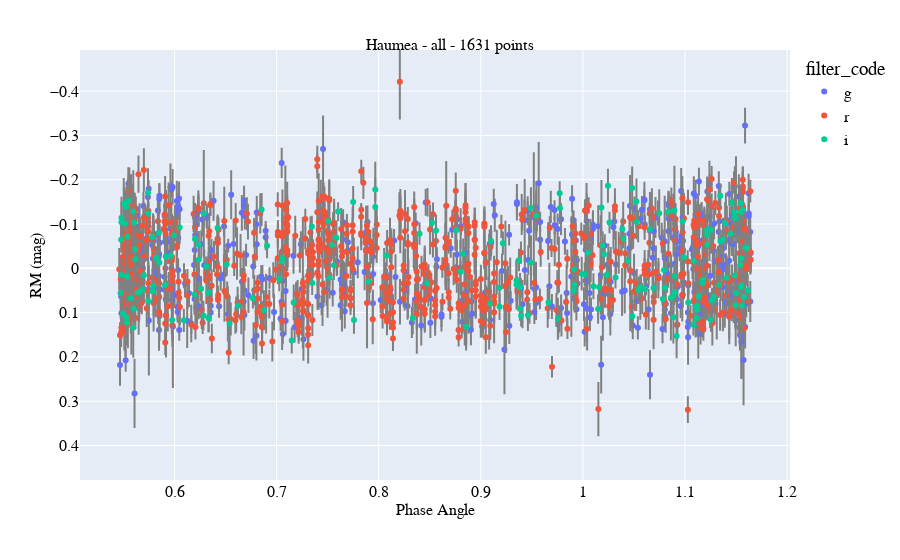

Write notebook code for a chart like this one.
### Code cell
plots.general(x_column='phase_angle',
              y_column='phase_corrected_mag',
              show_yerr=True,
              show_color=True,
              color_column='filter_code',
              table=merged_table,
              save_path=string+'_phase_corrected_all.jpg')

### Figure 1 — Plotly figure (JSON) as saved in the notebook; plotly's stock layout.template omitted (floating-point values rounded to 4 significant figures; data arrays with more than 128 entries replaced by an {"elided": "..."} marker saying what was removed)
{"data": [{"cliponaxis": true, "error_y": {"array": {"elided": "1631 float values"}, "color": "gray", "type": "data", "width": 1}, "hovertemplate": "filter_code=g<br>phase_angle=%{x}<br>phase_corrected_mag=%{y}<extra></extra>", "legendgroup": "g", "marker": {"color": "#636efa", "symbol": "circle"}, "mode": "markers", "name": "g", "orientation": "v", "showlegend": true, "type": "scatter", "x": {"elided": "588 float values"}, "xaxis": "x", "y": {"elided": "588 float values"}, "yaxis": "y"}, {"cliponaxis": true, "error_y": {"array": {"elided": "1631 float values"}, "color": "gray", "type": "data", "width": 1}, "hovertemplate": "filter_code=r<br>phase_angle=%{x}<br>phase_corrected_mag=%{y}<extra></extra>", "legendgroup": "r", "marker": {"color": "#EF553B", "symbol": "circle"}, "mode": "markers", "name": "r", "orientation": "v", "showlegend": true, "type": "scatter", "x": {"elided": "851 float values"}, "xaxis": "x", "y": {"elided": "851 float values"}, "yaxis": "y"}, {"cliponaxis": true, "error_y": {"array": {"elided": "1631 float values"}, "color": "gray", "type": "data", "width": 1}, "hovertemplate": "filter_code=i<br>phase_angle=%{x}<br>phase_corrected_mag=%{y}<extra></extra>", "legendgroup": "i", "marker": {"color": "#00cc96", "symbol": "circle"}, "mode": "markers", "name": "i", "orientation": "v", "showlegend": true, "type": "scatter", "x": {"elided": "192 float values"}, "xaxis": "x", "y": {"elided": "192 float values"}, "yaxis": "y"}], "layout": {"coloraxis": {"colorbar": {"tickfont": {"color": "black", "family": "serif", "size": 16}, "title": {"font": {"color": "black", "family": "serif", "size": 16}}}}, "font": {"color": "black", "family": "serif", "size": 16}, "legend": {"title": {"text": "filter_code"}, "tracegroupgap": 0}, "margin": {"t": 50}, "title": {"font": {"color": "black", "family": "serif", "size": 16}, "text": "Haumea - all - 1631 points", "x": 0.5, "y": 0.93}, "xaxis": {"anchor": "y", "domain": [0, 1], "tickfont": {"color": "black", "family": "serif", "size": 16}, "title": {"font": {"color": "black", "family": "serif", "size": 16}, "standoff": 4, "text": "Phase Angle"}}, "yaxis": {"anchor": "x", "autorange": false, "domain": [0, 1], "range": [0.4779, -0.4928], "tickfont": {"color": "black", "family": "serif", "size": 16}, "title": {"font": {"color": "black", "family": "serif", "size": 16}, "standoff": 4, "text": "RM (mag)"}}}}
